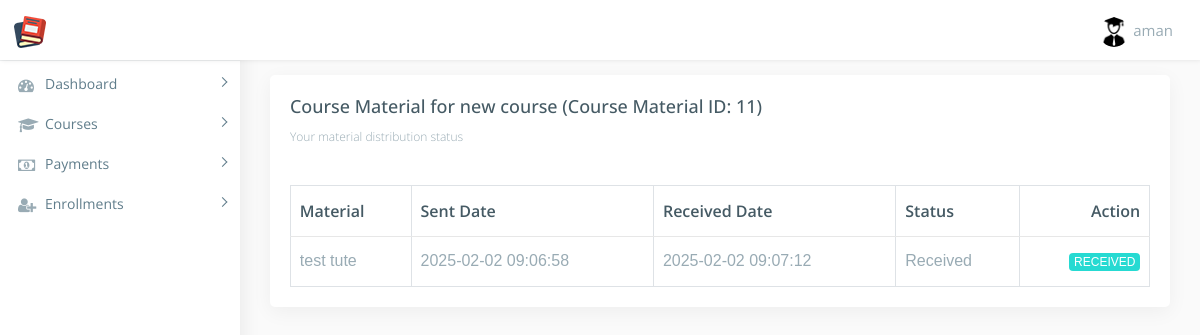
Screenshot of /student/view_course_material.php?course_material_id=11 (signed in) with the database file from the repository.
### tables this page shows
CREATE TABLE IF NOT EXISTS `courses` (
  `course_id` int(11) NOT NULL AUTO_INCREMENT,
  `course_name` varchar(255) NOT NULL,
  `course_description` text,
  `department_id` int(11) DEFAULT NULL,
  `start_date` date DEFAULT NULL,
  `end_date` date DEFAULT NULL,
  `is_active` tinyint(1) DEFAULT '1',
  `course_image` varchar(255) DEFAULT NULL,
  `course_image_square` varchar(255) DEFAULT NULL,
  `created_at` timestamp NULL DEFAULT CURRENT_TIMESTAMP,
  `updated_at` timestamp NULL DEFAULT CURRENT_TIMESTAMP ON UPDATE CURRENT_TIMESTAMP,
  `course_fee` decimal(10,2) DEFAULT NULL,
  PRIMARY KEY (`course_id`),
  KEY `fk_courses_department` (`department_id`)
);

CREATE TABLE IF NOT EXISTS `course_enrollments` (
  `enrollment_id` int(11) NOT NULL AUTO_INCREMENT,
  `student_id` int(11) DEFAULT NULL,
  `course_id` int(11) DEFAULT NULL,
  `enrollment_date` date DEFAULT NULL,
  `is_active` tinyint(1) DEFAULT '1',
  PRIMARY KEY (`enrollment_id`),
  KEY `fk_course_enrollments_course` (`course_id`),
  KEY `student_id` (`student_id`) USING BTREE
);

CREATE TABLE IF NOT EXISTS `course_materials` (
  `course_material_id` int(11) NOT NULL AUTO_INCREMENT,
  `course_id` int(11) NOT NULL,
  `course_material_name` varchar(255) NOT NULL,
  `is_active` tinyint(1) DEFAULT '1',
  `created_at` datetime DEFAULT CURRENT_TIMESTAMP,
  `updated_at` datetime DEFAULT CURRENT_TIMESTAMP ON UPDATE CURRENT_TIMESTAMP,
  PRIMARY KEY (`course_material_id`)
);

CREATE TABLE IF NOT EXISTS `course_material_distribution` (
  `distribution_id` int(11) NOT NULL AUTO_INCREMENT,
  `course_material_id` int(11) NOT NULL,
  `student_id` int(11) NOT NULL,
  `sent_date` datetime DEFAULT CURRENT_TIMESTAMP,
  `received_date` datetime DEFAULT NULL,
  `status` enum('Sent','Received') DEFAULT 'Sent',
  `created_at` datetime DEFAULT CURRENT_TIMESTAMP,
  `updated_at` datetime DEFAULT CURRENT_TIMESTAMP ON UPDATE CURRENT_TIMESTAMP,
  PRIMARY KEY (`distribution_id`)
);

### student/view_course_material.php (the view, shortened to what this page needs)
<?php
include("../connection/connect.php");
$student_id = $_SESSION["student_id"];
$course_material_id = isset($_GET['course_material_id']) ? $_GET['course_material_id'] : null;
$course_name = "";
if ($course_material_id) {
    $sql_course_details = "SELECT c.course_id, c.course_name
                           FROM courses c
                           JOIN course_materials cm ON c.course_id = cm.course_id
                           WHERE cm.course_material_id = '$course_material_id'";
    $query_course_details = mysqli_query($db, $sql_course_details);
    if (mysqli_num_rows($query_course_details) > 0) {
        $course_row = mysqli_fetch_assoc($query_course_details);
        $course_name = $course_row['course_name'];
    } else {
        echo '<script>alert("Course material not found."); window.location.href="course_materials.php";</script>';
        exit();
    }
}
$sql_enrollments = "
    SELECT ce.student_id, ce.enrollment_date, ce.is_active AS student_status, cm.course_material_name,
           cmd.sent_date, cmd.received_date, cmd.status
    FROM course_enrollments ce
    LEFT JOIN course_materials cm ON cm.course_id = ce.course_id
    LEFT JOIN course_material_distribution cmd ON cmd.student_id = ce.student_id AND cmd.course_material_id = cm.course_material_id
    WHERE ce.student_id = '$student_id' AND cm.course_material_id = '$course_material_id'";
$query_enrollments = mysqli_query($db, $sql_enrollments);
?>
<!DOCTYPE html>
<html lang="en">
<head>
    <link href="css/lib/bootstrap/bootstrap.min.css" rel="stylesheet">
    <link href="css/helper.css" rel="stylesheet">
    <link href="css/style.css" rel="stylesheet">
</head>
<body class="fix-header fix-sidebar">
    <div id="main-wrapper">
        <?php require('header.php'); ?>
        <?php require('left_sidebar.php'); ?>
        <div class="page-wrapper">
            <div class="container-fluid">
                <div class="row">
                    <div class="col-12">
                        <div class="card">
                            <div class="card-body">
                                <h4 class="card-title">Course Material for <?php echo $course_name; ?> (Course Material ID: <?php echo $course_material_id; ?>)</h4>
                                <h6 class="card-subtitle">Your material distribution status</h6>
                                <div class="table-responsive m-t-40">
                                    <table class="table table-bordered table-hover">
                                        <thead>
                                            <tr>
                                                <th>Material</th>
                                                <th>Sent Date</th>
                                                <th>Received Date</th>
                                                <th>Status</th>
                                                <th>Action</th>
                                            </tr>
                                        </thead>
                                        <tbody>
                                            <?php
                                            if (mysqli_num_rows($query_enrollments) > 0) {
                                                while ($row = mysqli_fetch_assoc($query_enrollments)) {
                                                    echo '<tr>';
                                                    echo '<td>' . $row['course_material_name'] . '</td>';
                                                    echo '<td>' . $row['sent_date'] . '</td>';
                                                    echo '<td>' . ($row['received_date'] ? $row['received_date'] : 'Not Received') . '</td>';
                                                    echo '<td>' . ($row['status'] ? $row['status'] : 'Not Sent') . '</td>';
                                                    if ($row['status'] != 'Received') {
                                                        echo '<td>
                                                                <form method="POST" action="">
                                                                    <input type="hidden" name="student_id" value="' . $student_id . '">
                                                                    <button type="submit" name="update_received" class="btn btn-success">Mark as Received</button>
                                                                </form>
                                                              </td>';
                                                    } else {
                                                        echo '<td><span class="badge badge-success">Received</span></td>';
                                                    }
                                                    echo '</tr>';
                                                }
                                            } else {
                                                echo '<tr><td colspan="5" class="text-center">No materials assigned to you.</td></tr>';
                                            }
                                            ?>
                                        </tbody>
                                    </table>
                                </div>
                            </div>
                        </div>
                    </div>
                </div>
            </div>
        </div>
    </div>
</body>
</html>

### student/css/helper.css (style rules this page uses)
.m-t-40 { margin-top: 40px!important; }

### rows the page displays
courses: course_name "new course"
course_enrollments: course_materials.course_material_name "test tute", course_material_distribution.sent_date "2025-02-02 09:06:58", course_material_distribution.received_date "2025-02-02 09:07:12", course_material_distribution.status "Received"

### other values shown
$_SESSION['username'] "aman"
$course_material_id "11"
